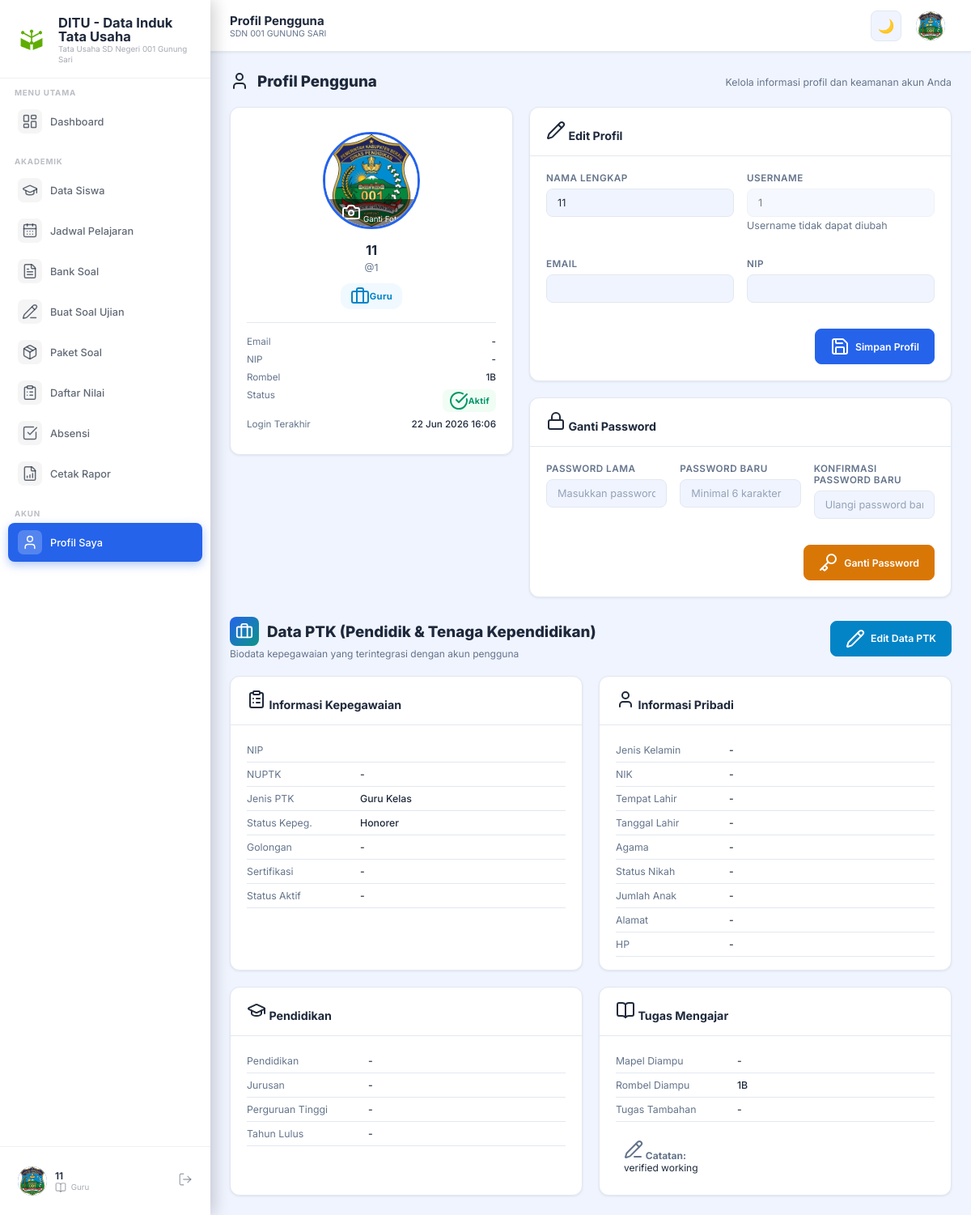
/profil.php (signed in), run on an earlier commit of the app's database.
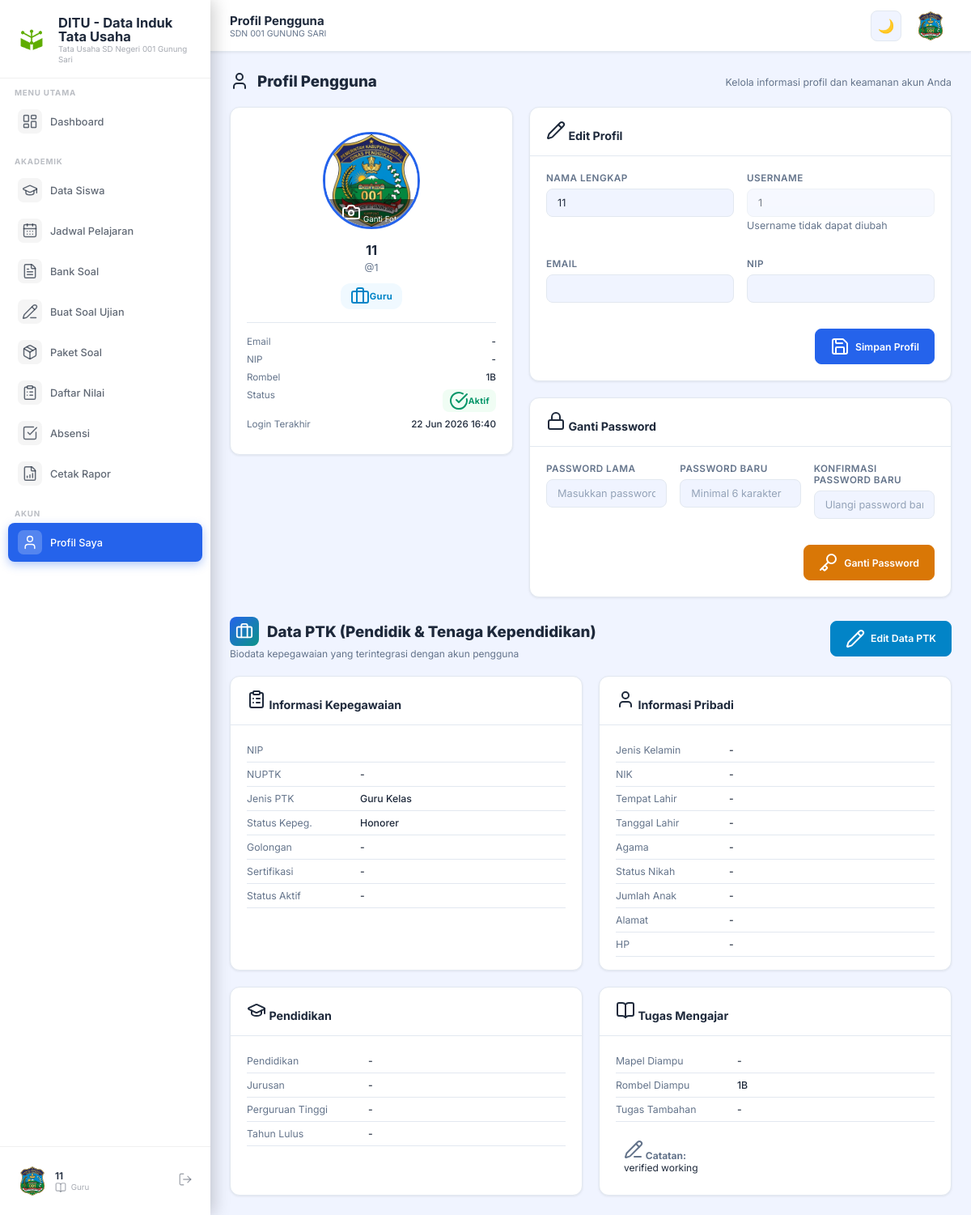
And on a later commit of the database.
### tables this page shows
CREATE TABLE `kopsekolah` (
  `id` int(11) NOT NULL AUTO_INCREMENT,
  `school_name` varchar(255) DEFAULT '',
  `school_short` varchar(100) DEFAULT '',
  `npsn` varchar(20) DEFAULT '',
  `nss` varchar(20) DEFAULT '',
  `akreditasi` varchar(5) DEFAULT '',
  `alamat` text DEFAULT NULL,
  `kecamatan` varchar(100) DEFAULT '',
  `kabupaten` varchar(100) DEFAULT '',
  `provinsi` varchar(100) DEFAULT '',
  `telp` varchar(50) DEFAULT '',
  `email` varchar(150) DEFAULT '',
  `kepala_sekolah` varchar(150) DEFAULT '',
  `nip_kepsek` varchar(50) DEFAULT '',
  `dinas` varchar(150) DEFAULT '',
  `instansi` varchar(150) DEFAULT '',
  `visi` text DEFAULT NULL,
  `misi` text DEFAULT NULL,
  `tahun_ajaran` varchar(20) DEFAULT '',
  `semester` varchar(5) DEFAULT '1',
  `logo_kiri` varchar(255) DEFAULT '',
  `logo_kanan` varchar(255) DEFAULT '',
  `updated_at` timestamp NOT NULL DEFAULT current_timestamp() ON UPDATE current_timestamp(),
  PRIMARY KEY (`id`)
);

CREATE TABLE `dataptk` (
  `id` varchar(50) NOT NULL,
  `user_id` varchar(50) DEFAULT NULL,
  `nama` varchar(150) DEFAULT NULL,
  `jk` varchar(10) DEFAULT NULL,
  `nik` varchar(50) DEFAULT NULL,
  `tempat_lahir` varchar(100) DEFAULT NULL,
  `tgl_lahir` date DEFAULT NULL,
  `agama` varchar(50) DEFAULT NULL,
  `status_nikah` varchar(50) DEFAULT NULL,
  `jml_anak` int(11) DEFAULT NULL,
  `nip` varchar(50) DEFAULT NULL,
  `nuptk` varchar(50) DEFAULT NULL,
  `nrg` varchar(50) DEFAULT NULL,
  `jenis_ptk` varchar(100) DEFAULT NULL,
  `status_kepeg` varchar(50) DEFAULT NULL,
  `status_aktif` varchar(50) DEFAULT NULL,
  `tmt_pengangkatan` date DEFAULT NULL,
  `tmt_sekolah` date DEFAULT NULL,
  `golongan` varchar(50) DEFAULT NULL,
  `sertifikasi` varchar(50) DEFAULT NULL,
  `tahun_sertif` varchar(10) DEFAULT NULL,
  `gaji_pokok` int(11) DEFAULT NULL,
  `pendidikan` varchar(50) DEFAULT NULL,
  `jurusan` varchar(100) DEFAULT NULL,
  `perguruan_tinggi` varchar(150) DEFAULT NULL,
  `tahun_lulus` varchar(10) DEFAULT NULL,
  `no_ijazah` varchar(100) DEFAULT NULL,
  `alamat` text DEFAULT NULL,
  `rt_rw` varchar(20) DEFAULT NULL,
  `kelurahan` varchar(100) DEFAULT NULL,
  `kecamatan` varchar(100) DEFAULT NULL,
  `kabupaten` varchar(100) DEFAULT NULL,
  `provinsi` varchar(100) DEFAULT NULL,
  `kode_pos` varchar(10) DEFAULT NULL,
  `hp` varchar(50) DEFAULT NULL,
  `email` varchar(100) DEFAULT NULL,
  `no_rekening` varchar(50) DEFAULT NULL,
  `nama_bank` varchar(100) DEFAULT NULL,
  `npwp` varchar(50) DEFAULT NULL,
  `bpjs` varchar(50) DEFAULT NULL,
  `mapel_diampu` varchar(150) DEFAULT NULL,
  `rombel_diampu` varchar(100) DEFAULT NULL,
  `jam_mengajar` int(11) DEFAULT NULL,
  `tugas_tambahan` varchar(150) DEFAULT NULL,
  `username_sistem` varchar(50) DEFAULT NULL,
  `catatan` text DEFAULT NULL,
  `foto` text DEFAULT NULL,
  `dokumen_ijazah_sd` text DEFAULT NULL,
  `dokumen_ijazah_smp` text DEFAULT NULL,
  `dokumen_ijazah_sma` text DEFAULT NULL,
  `dokumen_ijazah_s1` text DEFAULT NULL,
  `dokumen_kk` text DEFAULT NULL,
  `dokumen_ktp` text DEFAULT NULL,
  `dokumen_npwp` text DEFAULT NULL,
  `dokumen_sertif_1` text DEFAULT NULL,
  `dokumen_sertif_2` text DEFAULT NULL,
  `dokumen_sertif_3` text DEFAULT NULL,
  `dokumen_sertif_4` text DEFAULT NULL,
  `keterangan` varchar(50) DEFAULT NULL,
  `created_at` datetime DEFAULT current_timestamp(),
  `updated_at` datetime DEFAULT current_timestamp() ON UPDATE current_timestamp(),
  PRIMARY KEY (`id`)
);

CREATE TABLE `users` (
  `id` varchar(50) NOT NULL,
  `username` varchar(50) DEFAULT NULL,
  `password` varchar(255) DEFAULT NULL,
  `nama` varchar(150) DEFAULT NULL,
  `role` varchar(20) DEFAULT NULL,
  `email` varchar(100) DEFAULT NULL,
  `foto` text DEFAULT NULL,
  `nip` varchar(50) DEFAULT NULL,
  `rombel` varchar(50) DEFAULT NULL,
  `aktif` varchar(1) DEFAULT '1',
  `last_login` datetime DEFAULT NULL,
  PRIMARY KEY (`id`),
  UNIQUE KEY `username` (`username`)
);

### config.php (called while the page is built, shortened)
<?php
function dbConnect() {
    static $conn = null;
    if ($conn !== null) return $conn;
    $conn = new mysqli(DB_HOST, DB_USER, DB_PASS, DB_NAME);
    $conn->set_charset('utf8mb4');
    return $conn;
}
function dbQuery($sql) {
    $conn = dbConnect();
    $result = $conn->query($sql);
    return $result;
}
function dbFetch($sql) {
    $result = dbQuery($sql);
    $rows = [];
    while ($row = $result->fetch_assoc()) {
        $rows[] = $row;
    }
    return $rows;
}
function dbFetchOne($sql) {
    $result = dbQuery($sql);
    return $result->fetch_assoc();
}
function checkSessionTimeout() {
    $settings = getSettings();
}
function requireLogin() {
    checkSessionTimeout();
}
function getSettings() {
    $rows = dbFetch("SELECT key_name, setting_value FROM Settings");
    $settings = [];
    foreach ($rows as $row) {
        $settings[$row['key_name']] = $row['setting_value'];
    }
    return $settings;
}
function getKopSekolah() {
    $row = dbFetchOne("SELECT * FROM KopSekolah WHERE id=1");
    return $row ?: [];
}
function getUserUploadDir($userId) {
    $dir = UPLOAD_DIR . $userId . '/';
    return $dir;
}
function getUserUploadUrl($userId, $filename) {
    return 'data/uploads/' . $userId . '/' . $filename;
}

### profil.php (the view, shortened to what the rows shown need)
<?php
require_once 'config.php';
requireLogin();
$pageTitle = 'Profil Pengguna';
include 'includes/header.php';
$conn = dbConnect();
$userId = $_SESSION['user_id'];
$stmt = $conn->prepare("SELECT u.id, u.username, u.nama, u.role, u.email, u.foto, u.nip, u.rombel, u.aktif, u.last_login,
    p.id as ptk_id, p.jk, p.nik, p.tempat_lahir, p.tgl_lahir, p.agama, p.status_nikah, p.jml_anak,
    p.nip as ptk_nip, p.nuptk, p.jenis_ptk, p.status_kepeg, p.golongan, p.sertifikasi,
    p.pendidikan, p.jurusan, p.perguruan_tinggi, p.tahun_lulus,
    p.alamat, p.hp as ptk_hp, p.email as ptk_email,
    p.mapel_diampu, p.rombel_diampu, p.tugas_tambahan,
    p.foto as ptk_foto, p.catatan as ptk_catatan
    FROM users u LEFT JOIN dataptk p ON u.id = p.user_id WHERE u.id = ?");
$stmt->bind_param("s", $userId);
$stmt->execute();
$user = $stmt->get_result()->fetch_assoc();
$fotoTs = !empty($user['foto']) ? @filemtime(getUserUploadDir($userId) . $user['foto']) : time();
$fotoUrl = !empty($user['foto']) ? getUserUploadUrl($userId, $user['foto']) . '?t=' . $fotoTs : '';
$lastLogin = $user['last_login'] ? date('d M Y H:i', strtotime($user['last_login'])) : '-';
$hasPTK = !empty($user['ptk_id']);
?>
<div class="section-header">
  <h2><i data-lucide="user"></i> Profil Pengguna</h2>
</div>
<div style="display:grid;grid-template-columns:350px 1fr;gap:20px;align-items:start">
  <div class="card" style="text-align:center">
    <div class="card-body" style="padding:30px 20px">
      <div id="profile-foto-container" style="width:120px;height:120px;border-radius:50%;overflow:hidden;margin:0 auto 16px;border:3px solid var(--primary);cursor:pointer;position:relative" onclick="document.getElementById('input-foto').click()">
        <img id="profile-foto" src="<?= $fotoUrl ?>" alt="Foto Profil" style="width:100%;height:100%;object-fit:cover;display:<?= $fotoUrl ? 'block' : 'none' ?>">
        <div style="position:absolute;bottom:0;left:0;right:0;background:rgba(0,0,0,.5);color:#fff;font-size:.65rem;padding:4px 0;text-align:center"><i data-lucide="camera"></i> Ganti Foto</div>
      </div>
      <h3 style="margin:0 0 4px;font-size:1.1rem"><?= htmlspecialchars($user['nama']) ?></h3>
      <p style="color:var(--text-muted);font-size:.82rem;margin:0 0 12px">@<?= htmlspecialchars($user['username']) ?></p>
      <span class="badge badge-<?= $user['role'] === 'admin' ? 'success' : 'info' ?>" style="font-size:.75rem;padding:4px 12px;border-radius:12px">
        <?= $user['role'] === 'admin' ? '<i data-lucide="crown"></i> Administrator' : '<i data-lucide="briefcase"></i> Guru' ?>
      </span>
      <div style="margin-top:16px;text-align:left;border-top:1px solid var(--border);padding-top:16px">
        <div style="display:flex;justify-content:space-between;font-size:.78rem;margin-bottom:8px">
          <span style="color:var(--text-muted)">Email</span>
          <span style="font-weight:500"><?= htmlspecialchars($user['email'] ?: '-') ?></span>
        </div>
        <div style="display:flex;justify-content:space-between;font-size:.78rem;margin-bottom:8px">
          <span style="color:var(--text-muted)">NIP</span>
          <span style="font-weight:500"><?= htmlspecialchars($user['nip'] ?: '-') ?></span>
        </div>
        <div style="display:flex;justify-content:space-between;font-size:.78rem;margin-bottom:8px">
          <span style="color:var(--text-muted)">Rombel</span>
          <span style="font-weight:500"><?= htmlspecialchars($user['rombel'] ?: '-') ?></span>
        </div>
        <div style="display:flex;justify-content:space-between;font-size:.78rem;margin-bottom:8px">
        </div>
        <div style="display:flex;justify-content:space-between;font-size:.78rem">
          <span style="color:var(--text-muted)">Login Terakhir</span>
          <span style="font-weight:500"><?= $lastLogin ?></span>
        </div>
      </div>
    </div>
  </div>
  <div style="display:flex;flex-direction:column;gap:20px">
    <div class="card">
      <div class="card-body" style="padding:20px">
        <form id="form-edit-profil" onsubmit="simpanProfil(event)">
          <div style="display:grid;grid-template-columns:1fr 1fr;gap:16px">
            <div class="form-group">
              <label class="form-label">Nama Lengkap</label>
              <input type="text" class="form-control" id="edit-nama" value="<?= htmlspecialchars($user['nama']) ?>" required>
            </div>
            <div class="form-group">
              <label class="form-label">Username</label>
              <input type="text" class="form-control" value="<?= htmlspecialchars($user['username']) ?>" disabled style="opacity:.6">
              <small style="color:var(--text-muted)">Username tidak dapat diubah</small>
            </div>
          </div>
        </form>
      </div>
    </div>
  </div>
</div>
<?php if ($hasPTK): ?>
<div style="margin-top:24px">
  <div class="section-header">
    <div style="display:flex;justify-content:space-between;align-items:center;width:100%">
      <div>
        <h2><span class="sh-icon"><i data-lucide="briefcase"></i></span> Data PTK (Pendidik & Tenaga Kependidikan)</h2>
      </div>
    </div>
  </div>
  <div id="ptk-view">
    <div style="display:grid;grid-template-columns:1fr 1fr;gap:20px">
      <div class="card">
        <div class="card-body" style="padding:16px 20px">
          <?php
          $ptkRows = [
            'NIP'           => $user['ptk_nip'] ?? $user['nip'] ?? '-',
            'NUPTK'         => $user['nuptk'] ?? '-',
            'Jenis PTK'     => $user['jenis_ptk'] ?? '-',
            'Status Kepeg.' => $user['status_kepeg'] ?? '-',
            'Golongan'      => $user['golongan'] ?? '-',
            'Sertifikasi'   => $user['sertifikasi'] ?? '-',
            'Status Aktif'  => $user['status_aktif'] ?? '-',
          ];
          foreach ($ptkRows as $k => $v):
          ?>
          <div style="display:flex;gap:10px;padding:7px 0;border-bottom:1px solid var(--border);font-size:.82rem">
            <span style="color:var(--text-muted);width:130px;flex-shrink:0"><?= $k ?></span>
            <span style="font-weight:500"><?= htmlspecialchars($v) ?></span>
          </div>
          <?php endforeach; ?>
        </div>
      </div>
      <div class="card">
        <div class="card-body" style="padding:16px 20px">
          <?php
          $tugasRows = [
            'Mapel Diampu'      => $user['mapel_diampu'] ?? '-',
            'Rombel Diampu'     => $user['rombel_diampu'] ?? '-',
            'Tugas Tambahan'    => $user['tugas_tambahan'] ?? '-',
          ];
          foreach ($tugasRows as $k => $v):
          ?>
          <div style="display:flex;gap:10px;padding:7px 0;border-bottom:1px solid var(--border);font-size:.82rem">
            <span style="color:var(--text-muted);width:140px;flex-shrink:0"><?= $k ?></span>
            <span style="font-weight:500"><?= htmlspecialchars($v) ?></span>
          </div>
          <?php endforeach; ?>
          <?php if (!empty($user['ptk_catatan'])): ?>
          <div style="margin-top:12px;padding:10px;background:var(--bg-hover);border-radius:8px;font-size:.8rem">
            <strong style="color:var(--text-muted)"><i data-lucide="pencil-line"></i> Catatan:</strong><br>
            <?= nl2br(htmlspecialchars($user['ptk_catatan'])) ?>
          </div>
          <?php endif; ?>
        </div>
      </div>
    </div>
  </div>
</div>
<?php endif; ?>
<?php include 'includes/footer.php'; ?>

### includes/header.php (shortened to what the rows shown need)
<?php
$settings = getSettings();
$kop      = getKopSekolah();
$schoolShort = $kop['school_short'] ?? 'SDN 001 GUNUNG SARI';
$appName     = $settings['app_name'] ?? 'TU';
?>
<!DOCTYPE html>
<html lang="id">
<head>
  <link rel="stylesheet" href="assets/css/style.css">
</head>
<body>
<div class="app-layout">
  <aside class="sidebar" id="sidebar">
    <div class="sidebar-brand">
      <div class="brand-text">
        <h1><?= htmlspecialchars($appName) ?></h1>
      </div>
    </div>
  </aside>
  <div class="main-content">
    <header class="topbar">
      <div class="topbar-title">
        <?= $pageTitle ?? 'Dashboard' ?>
        <small><?= $pageSubtitle ?? $schoolShort ?></small>
      </div>
    </header>
    <main class="page-content">

What changed in the data, as far as the page shows it:
changed through a linked row, dataptk "Guru Kelas": user.last_login "22 Jun 2026 16:06" → "22 Jun 2026 16:40"
